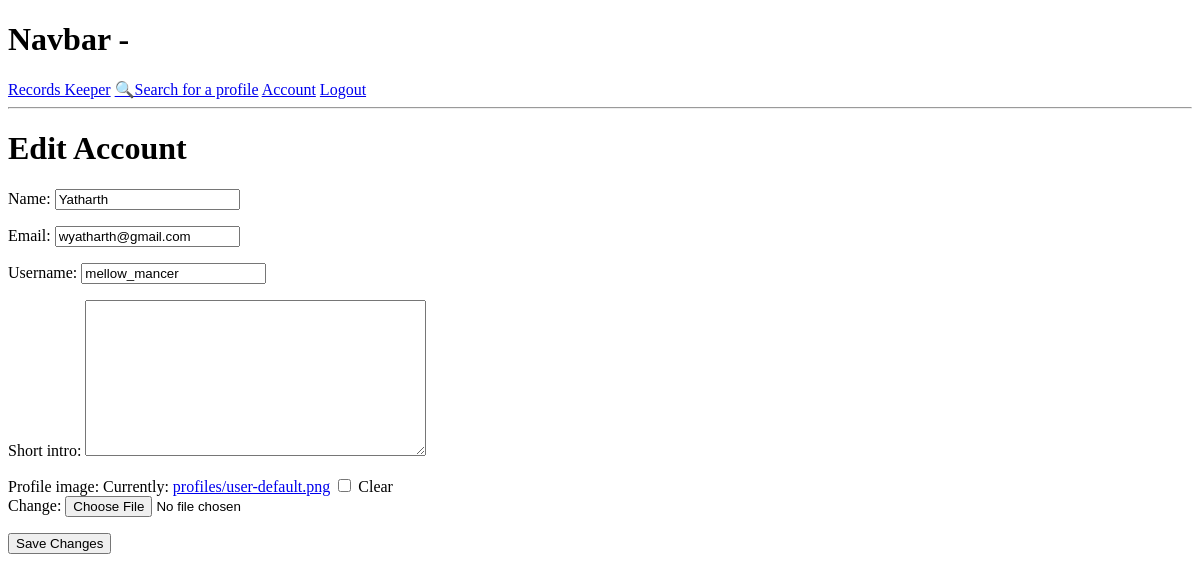
The page /users/edit-account/ (signed in) on the database as committed earlier.
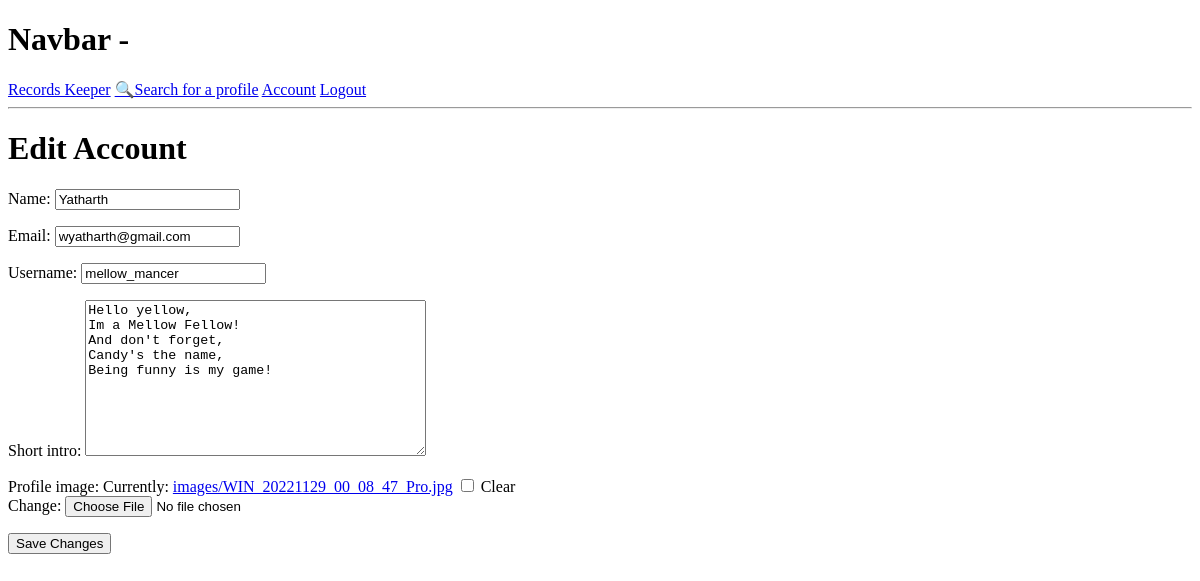
The same page on the database as committed later.
### users/models.py (models this page shows, shortened)
class Profile(models.Model):
    user=models.OneToOneField(User, on_delete=models.CASCADE, null=True, blank=True)
    name=models.CharField(max_length=200, null=True, blank=True)
    email=models.EmailField(max_length=500, null=True, blank=True)
    short_intro= models.TextField(max_length=500, null=True, blank=True)
    username=models.CharField(max_length=200, null=True, blank=True)
    profile_image=models.ImageField(upload_to="images/", default="profiles/user-default.png", null=True, blank=True)
    created=models.DateTimeField(auto_now_add=True)
    id=models.UUIDField(default=uuid.uuid4, unique=True, primary_key=True, editable=False)

### users/views.py (the view)
# urls.py: path("edit-account/", views.editAccount, name='edit-account'),
@login_required(login_url='login')
def editAccount(request):
    profile=request.user.profile
    form=ProfileForm(instance=profile)
    if request.method=="POST":
        form=ProfileForm(request.POST, request.FILES, instance=profile)
        if form.is_valid():
            form.save()
            return redirect('account')
    context={'form':form}
    return render(request, "users/profile_form.html", context)

### users/forms.py
class ProfileForm(ModelForm):
    class Meta:
        model=Profile
        fields=['name', 'email', 'username', 'short_intro', 'profile_image']
    def __init__(self, *args, **kwargs):
        super(ProfileForm,self).__init__(*args, **kwargs)
        for name, field in self.fields.items():
            field.widget.attrs.update({"class": "input"})

### users/templates/users/profile_form.html (shortened to what this page needs)
{% extends 'main.html' %}
{% block content %}
<h1>Edit Account</h1>
<form method="POST" action="{% url 'edit-account' %}" enctype="multipart/form-data">
    {{form.as_p}}
    <input type="submit" value="Save Changes">
</form>
{% endblock %}

Rows that differ between the two databases and show on the page:
changed Profile "Yatharth": short_intro (not shown) → "Hello yellow, Im a Mellow Fellow! And don't forget, Candy's the name, Being funny is my game!"
Other text that changed with them:
text no longer shown: "Name: Email: Username: Short intro: Profile image: Currently: profiles/user-default.png Clear Change:"
text now shown: "Name: Email: Username: Short intro: Profile image: Currently: images/WIN_20221129_00_08_47_Pro.jpg Clear Change:"
